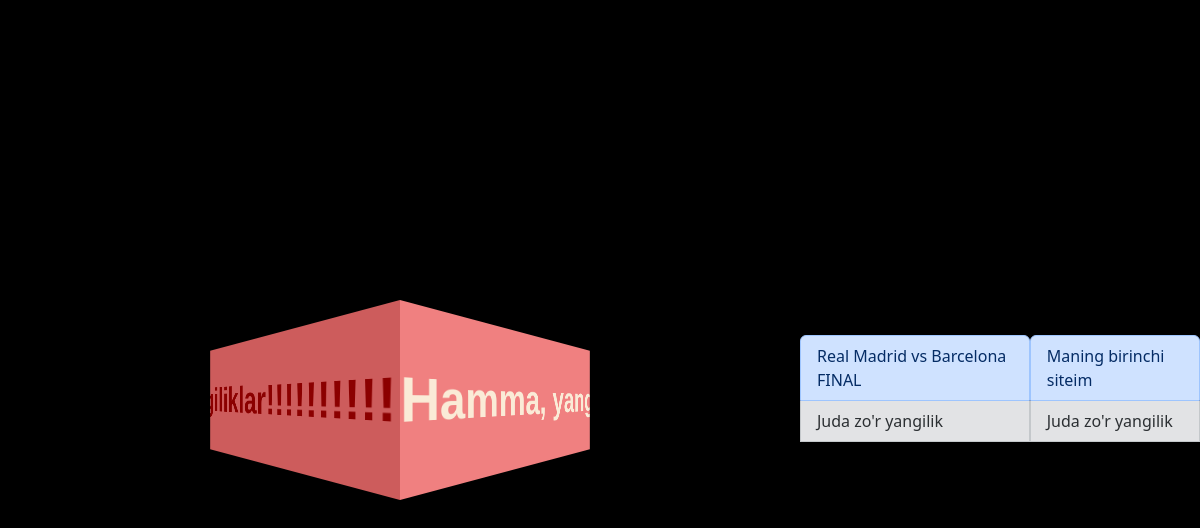
The page / on the database its author committed.
### news/models.py (models this page shows, shortened)
class News(models.Model):
    title = models.CharField(max_length=255)
    summary = models.CharField(max_length=255)
    body = models.TextField(max_length=2500)
    create_time = models.DateTimeField(auto_now=True)

### news/views.py (the view)
# urls.py: path('', home_page, name='home'),
def home_page(request):
    news_all = News.objects.all()
    context = {
        'news': news_all,
    }
    return render(request, 'home.html', context)

### template/home.html (shortened to what this page needs)
<!doctype html>
<html lang="en">
  <head>
    <link href="https://cdn.jsdelivr.net/npm/bootstrap@5.3.2/dist/css/bootstrap.min.css" rel="stylesheet">
   </head>
  <body>
    <div class="box">
    <div class="inner">
       <span>Hamma, yangiliklar!!!!!!!!!!!!</span>
    </div>
    <div class="inner">
      <span>Hamma, yangiliklar!!!!!!!!!!!!</span>
    </div>
    </div>
      {% for new in news %}
  <div class="list-group">
      <a href="{% url 'detail' new.id %}" class="list-group-item list-group-item-action list-group-item-primary">{{ new.title }}</a>
      <a href="#" class="list-group-item list-group-item-action list-group-item-secondary">{{ new.summary }}</a>
      <br>
    </div>
  {% endfor %}
  </body>
</html>

### template/home.html (style rules this page uses)
html, body { height: 100%; display: flex; align-items: center; justify-content: center; background-color: black; }
.box { display: flex; }
.box .inner { width: 400px; height: 200px; line-height: 200px; font-size: 4em; font-family: sans-serif; font-weight: bold; white-space: nowrap; overflow: hidden; }
.box .inner:first-child { background-color: indianred; color: darkred; transform-origin: right; transform: perspective(100px) rotateY(-15deg); }
.box .inner:last-child { background-color: lightcoral; color: antiquewhite; transform-origin: left; transform: perspective(100px) rotateY(15deg); }
.box .inner span { position: absolute; animation: marquee 5s linear infinite; }
.box .inner:first-child span { animation-delay: 2.5s; left: -100%; }

### rows shown on the page
News: title "Real Madrid vs Barcelona FINAL", summary "Juda zo'r yangilik"
News: title "Maning birinchi siteim", summary "Juda zo'r yangilik"
